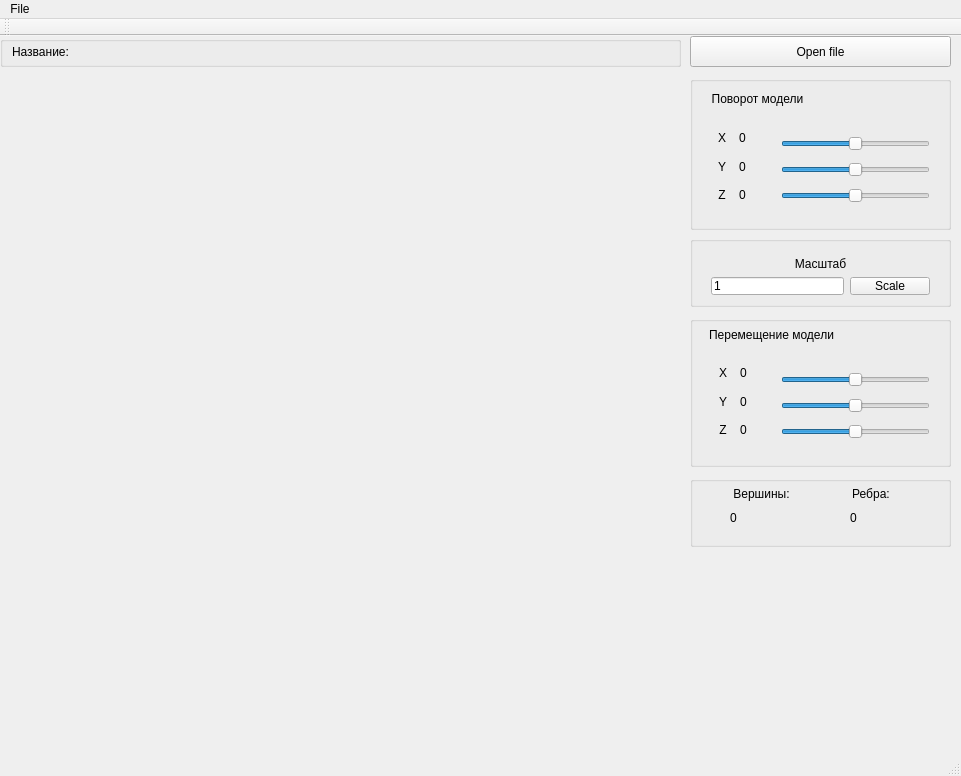
<?xml version="1.0" encoding="UTF-8"?>
<ui version="4.0">
 <class>MainWindow</class>
 <widget class="QMainWindow" name="MainWindow">
  <property name="geometry">
   <rect>
    <x>0</x>
    <y>0</y>
    <width>961</width>
    <height>776</height>
   </rect>
  </property>
  <property name="windowTitle">
   <string>MainWindow</string>
  </property>
  <widget class="QWidget" name="centralWidget">
   <widget class="glView" name="widget" native="true">
    <property name="geometry">
     <rect>
      <x>10</x>
      <y>40</y>
      <width>671</width>
      <height>681</height>
     </rect>
    </property>
   </widget>
   <widget class="QGroupBox" name="groupBox_6">
    <property name="geometry">
     <rect>
      <x>690</x>
      <y>440</y>
      <width>261</width>
      <height>71</height>
     </rect>
    </property>
    <property name="title">
     <string/>
    </property>
    <widget class="QLabel" name="label_17">
     <property name="geometry">
      <rect>
       <x>40</x>
       <y>10</y>
       <width>63</width>
       <height>16</height>
      </rect>
     </property>
     <property name="text">
      <string>Вершины:</string>
     </property>
     <property name="alignment">
      <set>Qt::AlignCenter</set>
     </property>
    </widget>
    <widget class="QLabel" name="label_vertexes">
     <property name="geometry">
      <rect>
       <x>40</x>
       <y>34</y>
       <width>101</width>
       <height>16</height>
      </rect>
     </property>
     <property name="text">
      <string>0</string>
     </property>
    </widget>
    <widget class="QLabel" name="label_18">
     <property name="geometry">
      <rect>
       <x>160</x>
       <y>10</y>
       <width>42</width>
       <height>16</height>
      </rect>
     </property>
     <property name="text">
      <string>Ребра:</string>
     </property>
     <property name="alignment">
      <set>Qt::AlignCenter</set>
     </property>
    </widget>
    <widget class="QLabel" name="label_edges">
     <property name="geometry">
      <rect>
       <x>160</x>
       <y>34</y>
       <width>91</width>
       <height>16</height>
      </rect>
     </property>
     <property name="text">
      <string>0</string>
     </property>
    </widget>
   </widget>
   <widget class="QGroupBox" name="groupBox_7">
    <property name="geometry">
     <rect>
      <x>0</x>
      <y>0</y>
      <width>681</width>
      <height>31</height>
     </rect>
    </property>
    <property name="title">
     <string/>
    </property>
    <widget class="QLabel" name="label_12">
     <property name="geometry">
      <rect>
       <x>10</x>
       <y>0</y>
       <width>61</width>
       <height>31</height>
      </rect>
     </property>
     <property name="text">
      <string>Название:</string>
     </property>
     <property name="alignment">
      <set>Qt::AlignCenter</set>
     </property>
    </widget>
    <widget class="QLabel" name="file_name">
     <property name="geometry">
      <rect>
       <x>60</x>
       <y>0</y>
       <width>511</width>
       <height>31</height>
      </rect>
     </property>
     <property name="text">
      <string/>
     </property>
     <property name="alignment">
      <set>Qt::AlignCenter</set>
     </property>
    </widget>
   </widget>
   <widget class="QToolButton" name="toolButton">
    <property name="geometry">
     <rect>
      <x>690</x>
      <y>0</y>
      <width>261</width>
      <height>31</height>
     </rect>
    </property>
    <property name="text">
     <string>Open file</string>
    </property>
   </widget>
   <widget class="QGroupBox" name="groupBox">
    <property name="geometry">
     <rect>
      <x>690</x>
      <y>40</y>
      <width>261</width>
      <height>154</height>
     </rect>
    </property>
    <property name="title">
     <string/>
    </property>
    <widget class="QLabel" name="label">
     <property name="geometry">
      <rect>
       <x>15</x>
       <y>15</y>
       <width>105</width>
       <height>16</height>
      </rect>
     </property>
     <property name="text">
      <string>Поворот модели</string>
     </property>
     <property name="alignment">
      <set>Qt::AlignCenter</set>
     </property>
    </widget>
    <widget class="QWidget" name="layoutWidget">
     <property name="geometry">
      <rect>
       <x>10</x>
       <y>40</y>
       <width>71</width>
       <height>101</height>
      </rect>
     </property>
     <layout class="QGridLayout" name="gridLayout_4">
      <item row="0" column="0">
       <widget class="QLabel" name="label_2">
        <property name="text">
         <string>X</string>
        </property>
        <property name="alignment">
         <set>Qt::AlignCenter</set>
        </property>
       </widget>
      </item>
      <item row="0" column="1">
       <widget class="QLabel" name="label_X">
        <property name="text">
         <string>0</string>
        </property>
       </widget>
      </item>
      <item row="1" column="0">
       <widget class="QLabel" name="label_3">
        <property name="text">
         <string>Y</string>
        </property>
        <property name="alignment">
         <set>Qt::AlignCenter</set>
        </property>
       </widget>
      </item>
      <item row="1" column="1">
       <widget class="QLabel" name="label_Y">
        <property name="text">
         <string>0</string>
        </property>
       </widget>
      </item>
      <item row="2" column="0">
       <widget class="QLabel" name="label_4">
        <property name="text">
         <string>Z</string>
        </property>
        <property name="alignment">
         <set>Qt::AlignCenter</set>
        </property>
       </widget>
      </item>
      <item row="2" column="1">
       <widget class="QLabel" name="label_Z">
        <property name="text">
         <string>0</string>
        </property>
       </widget>
      </item>
     </layout>
    </widget>
    <widget class="QWidget" name="layoutWidget">
     <property name="geometry">
      <rect>
       <x>80</x>
       <y>44</y>
       <width>171</width>
       <height>101</height>
      </rect>
     </property>
     <layout class="QGridLayout" name="gridLayout">
      <item row="0" column="0">
       <widget class="QSlider" name="horizontalSlider_X_rotation">
        <property name="minimum">
         <number>-180</number>
        </property>
        <property name="maximum">
         <number>180</number>
        </property>
        <property name="value">
         <number>0</number>
        </property>
        <property name="sliderPosition">
         <number>0</number>
        </property>
        <property name="orientation">
         <enum>Qt::Horizontal</enum>
        </property>
       </widget>
      </item>
      <item row="1" column="0">
       <widget class="QSlider" name="horizontalSlider_Y_rotation">
        <property name="minimum">
         <number>-180</number>
        </property>
        <property name="maximum">
         <number>180</number>
        </property>
        <property name="value">
         <number>0</number>
        </property>
        <property name="sliderPosition">
         <number>0</number>
        </property>
        <property name="orientation">
         <enum>Qt::Horizontal</enum>
        </property>
       </widget>
      </item>
      <item row="2" column="0">
       <widget class="QSlider" name="horizontalSlider_Z_rotation">
        <property name="minimum">
         <number>-180</number>
        </property>
        <property name="maximum">
         <number>180</number>
        </property>
        <property name="value">
         <number>0</number>
        </property>
        <property name="sliderPosition">
         <number>0</number>
        </property>
        <property name="orientation">
         <enum>Qt::Horizontal</enum>
        </property>
       </widget>
      </item>
     </layout>
    </widget>
   </widget>
   <widget class="QGroupBox" name="groupBox_2">
    <property name="geometry">
     <rect>
      <x>690</x>
      <y>200</y>
      <width>261</width>
      <height>71</height>
     </rect>
    </property>
    <property name="title">
     <string/>
    </property>
    <widget class="QWidget" name="layoutWidget">
     <property name="geometry">
      <rect>
       <x>10</x>
       <y>10</y>
       <width>241</width>
       <height>60</height>
      </rect>
     </property>
     <layout class="QGridLayout" name="gridLayout_2">
      <item row="0" column="0" colspan="2">
       <widget class="QLabel" name="label_5">
        <property name="text">
         <string>Масштаб</string>
        </property>
        <property name="alignment">
         <set>Qt::AlignCenter</set>
        </property>
       </widget>
      </item>
      <item row="1" column="0">
       <widget class="QLineEdit" name="scaleEdit">
        <property name="text">
         <string>1</string>
        </property>
       </widget>
      </item>
      <item row="1" column="1">
       <widget class="QPushButton" name="pushButton_Scale">
        <property name="text">
         <string>Scale</string>
        </property>
       </widget>
      </item>
     </layout>
    </widget>
   </widget>
   <widget class="QGroupBox" name="groupBox_3">
    <property name="geometry">
     <rect>
      <x>690</x>
      <y>280</y>
      <width>261</width>
      <height>151</height>
     </rect>
    </property>
    <property name="title">
     <string/>
    </property>
    <widget class="QLabel" name="label_6">
     <property name="geometry">
      <rect>
       <x>11</x>
       <y>11</y>
       <width>141</width>
       <height>16</height>
      </rect>
     </property>
     <property name="text">
      <string>Перемещение модели</string>
     </property>
     <property name="alignment">
      <set>Qt::AlignCenter</set>
     </property>
    </widget>
    <widget class="QWidget" name="">
     <property name="geometry">
      <rect>
       <x>11</x>
       <y>35</y>
       <width>71</width>
       <height>101</height>
      </rect>
     </property>
     <layout class="QGridLayout" name="gridLayout_3">
      <item row="0" column="0">
       <widget class="QLabel" name="label_7">
        <property name="text">
         <string>X</string>
        </property>
        <property name="alignment">
         <set>Qt::AlignCenter</set>
        </property>
       </widget>
      </item>
      <item row="0" column="1">
       <widget class="QLabel" name="label_X_move">
        <property name="text">
         <string>0</string>
        </property>
       </widget>
      </item>
      <item row="1" column="0">
       <widget class="QLabel" name="label_8">
        <property name="text">
         <string>Y</string>
        </property>
        <property name="alignment">
         <set>Qt::AlignCenter</set>
        </property>
       </widget>
      </item>
      <item row="1" column="1">
       <widget class="QLabel" name="label_Y_move_">
        <property name="text">
         <string>0</string>
        </property>
       </widget>
      </item>
      <item row="2" column="0">
       <widget class="QLabel" name="label_9">
        <property name="text">
         <string>Z</string>
        </property>
        <property name="alignment">
         <set>Qt::AlignCenter</set>
        </property>
       </widget>
      </item>
      <item row="2" column="1">
       <widget class="QLabel" name="label_Z_move">
        <property name="text">
         <string>0</string>
        </property>
       </widget>
      </item>
     </layout>
    </widget>
    <widget class="QWidget" name="">
     <property name="geometry">
      <rect>
       <x>80</x>
       <y>40</y>
       <width>171</width>
       <height>101</height>
      </rect>
     </property>
     <layout class="QGridLayout" name="gridLayout_5">
      <item row="0" column="0">
       <widget class="QSlider" name="horizontalSlider_X_moving">
        <property name="minimum">
         <number>-50</number>
        </property>
        <property name="maximum">
         <number>50</number>
        </property>
        <property name="value">
         <number>0</number>
        </property>
        <property name="sliderPosition">
         <number>0</number>
        </property>
        <property name="orientation">
         <enum>Qt::Horizontal</enum>
        </property>
       </widget>
      </item>
      <item row="1" column="0">
       <widget class="QSlider" name="horizontalSlider_Y_moving">
        <property name="minimum">
         <number>-50</number>
        </property>
        <property name="maximum">
         <number>50</number>
        </property>
        <property name="value">
         <number>0</number>
        </property>
        <property name="sliderPosition">
         <number>0</number>
        </property>
        <property name="orientation">
         <enum>Qt::Horizontal</enum>
        </property>
       </widget>
      </item>
      <item row="2" column="0">
       <widget class="QSlider" name="horizontalSlider_Z_moving">
        <property name="minimum">
         <number>-50</number>
        </property>
        <property name="maximum">
         <number>50</number>
        </property>
        <property name="value">
         <number>0</number>
        </property>
        <property name="sliderPosition">
         <number>0</number>
        </property>
        <property name="orientation">
         <enum>Qt::Horizontal</enum>
        </property>
       </widget>
      </item>
     </layout>
    </widget>
   </widget>
  </widget>
  <widget class="QMenuBar" name="menuBar">
   <property name="geometry">
    <rect>
     <x>0</x>
     <y>0</y>
     <width>961</width>
     <height>24</height>
    </rect>
   </property>
   <widget class="QMenu" name="menuFile">
    <property name="title">
     <string>File</string>
    </property>
    <addaction name="actionOpen"/>
    <addaction name="actionClose_File"/>
    <addaction name="actionClose_Program"/>
   </widget>
   <addaction name="menuFile"/>
  </widget>
  <widget class="QToolBar" name="mainToolBar">
   <attribute name="toolBarArea">
    <enum>TopToolBarArea</enum>
   </attribute>
   <attribute name="toolBarBreak">
    <bool>false</bool>
   </attribute>
  </widget>
  <widget class="QStatusBar" name="statusBar"/>
  <action name="actionOpen">
   <property name="text">
    <string>Open FIle</string>
   </property>
  </action>
  <action name="actionClose_Program">
   <property name="text">
    <string>Close Program</string>
   </property>
  </action>
  <action name="actionClose_File">
   <property name="text">
    <string>Close File</string>
   </property>
  </action>
  <action name="actionScreenshot">
   <property name="text">
    <string>Screenshot</string>
   </property>
  </action>
 </widget>
 <layoutdefault spacing="6" margin="11"/>
 <customwidgets>
  <customwidget>
   <class>glView</class>
   <extends>QWidget</extends>
   <header location="global">glview.h</header>
   <container>1</container>
  </customwidget>
 </customwidgets>
 <resources/>
 <connections/>
</ui>
